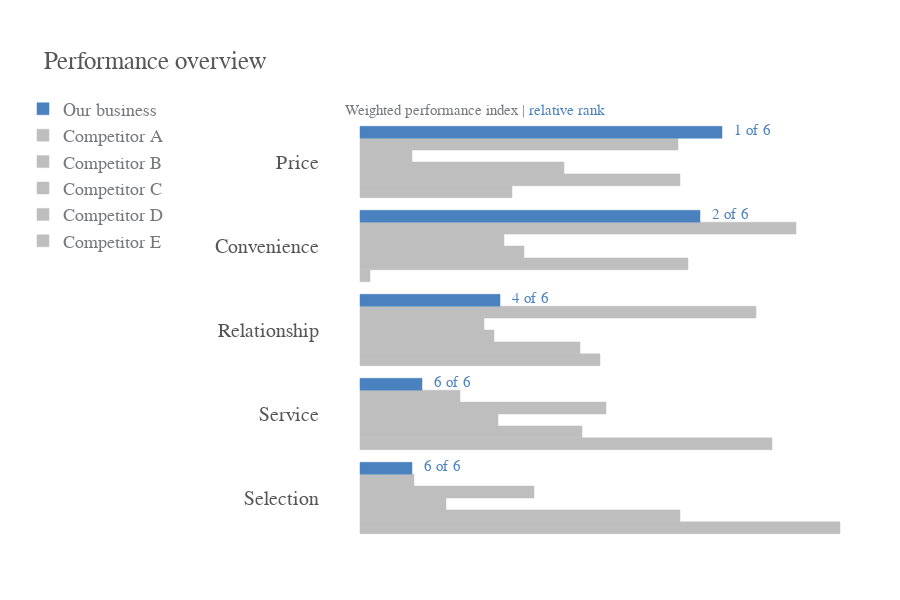

The notebook cell this image was saved under:
### Markdown cell above
## Data Visualization

### Code cell
fig = go.Figure()

# Plot -------------------------
fig.add_bar(
    y=df['Category'],
    x=df['Competitor E'],
    orientation='h',
    marker=dict(color=GRAY9, line=dict(color=GRAY9)),
    name='Competitor E'
)

fig.add_bar(
    y=df['Category'],
    x=df['Competitor D'],
    orientation='h',
    marker=dict(color=GRAY9, line=dict(color=GRAY9)),
    name='Competitor D'
)

fig.add_bar(
    y=df['Category'],
    x=df['Competitor C'],
    orientation='h',
    marker=dict(color=GRAY9, line=dict(color=GRAY9)),
    name='Competitor C'
)

fig.add_bar(
    y=df['Category'],
    x=df['Competitor B'],
    orientation='h',
    marker=dict(color=GRAY9, line=dict(color=GRAY9)),
    name='Competitor B'
)

fig.add_bar(
    y=df['Category'],
    x=df['Competitor A'],
    orientation='h',
    marker=dict(color=GRAY9, line=dict(color=GRAY9)),
    name='Competitor A'
)

fig.add_bar(
    y=df['Category'],
    x=df['Our business'],
    orientation='h',
    marker=dict(color=BLUE2, line=dict(color=BLUE2)),
    name='Our business'
)

# Annotation -------------------
for i in range(5):
    fig.add_annotation(
        text=df['Rank'][5 - i - 1],
        font=dict(color=BLUE2, size=15, family="Arial"),
        y=i,
        x=df['Our business'][5 - i - 1],
        yshift=32,
        xshift=30,
        showarrow=False,
    )
    

# Text -------------------------
fig.add_annotation(
    text="Performance overview",
    font=dict(color=GRAY3, size=25, family="Arial"),
    x=-0.2,
    y=4.25,
    xshift=-165,
    yshift=80,
    showarrow=False,
)

fig.add_annotation(
    text=f"Weighted performance index | <span style='color: {BLUE2};'>relative rank</span>",
    font=dict(color=GRAY5, size=15, family="Arial"),
    x=-0.2,
    y=4.5,
    xshift=155,
    yshift=10,
    showarrow=False,
)

# Layout -----------------------
fig.update_layout(
    width=900,
    height=600,
    margin=dict(t=120, b=60, l=320, r=40),
    legend=dict(
        font=dict(color=GRAY5, size=18, family="Arial"),
        traceorder='reversed',
        x=-0.55,
        y=1.07,
    ),
    showlegend=True,
    paper_bgcolor="white",
    plot_bgcolor="white",
    barmode='group',
    bargap=0.15,
    bargroupgap=0.0,
)

fig.update_xaxes(
    tickfont=dict(color=GRAY7, size=15, family="Arial"),
    tickcolor=GRAY7,
    showticklabels=False,
    range=[-0.2, 2.5]
)

fig.update_yaxes(
    tickfont=dict(color=GRAY3, size=20, family="Arial"),
    tickcolor=GRAY7,
    range=[-0.5, 4.5]
)

### Figure 1 — Plotly figure (JSON) as saved in the notebook; plotly's stock layout.template omitted (floating-point values rounded to 4 significant figures)
{"data": [{"marker": {"color": "#BFBEBE", "line": {"color": "#BFBEBE"}}, "name": "Competitor E", "orientation": "h", "type": "bar", "x": [2.4, 2.06, 1.2, 0.05, 0.76], "y": ["Selection", "Service", "Relationship", "Convenience", "Price"]}, {"marker": {"color": "#BFBEBE", "line": {"color": "#BFBEBE"}}, "name": "Competitor D", "orientation": "h", "type": "bar", "x": [1.6, 1.11, 1.1, 1.64, 1.6], "y": ["Selection", "Service", "Relationship", "Convenience", "Price"]}, {"marker": {"color": "#BFBEBE", "line": {"color": "#BFBEBE"}}, "name": "Competitor C", "orientation": "h", "type": "bar", "x": [0.43, 0.69, 0.67, 0.82, 1.02], "y": ["Selection", "Service", "Relationship", "Convenience", "Price"]}, {"marker": {"color": "#BFBEBE", "line": {"color": "#BFBEBE"}}, "name": "Competitor B", "orientation": "h", "type": "bar", "x": [0.87, 1.23, 0.62, 0.72, 0.26], "y": ["Selection", "Service", "Relationship", "Convenience", "Price"]}, {"marker": {"color": "#BFBEBE", "line": {"color": "#BFBEBE"}}, "name": "Competitor A", "orientation": "h", "type": "bar", "x": [0.27, 0.5, 1.98, 2.18, 1.59], "y": ["Selection", "Service", "Relationship", "Convenience", "Price"]}, {"marker": {"color": "#4A81BF", "line": {"color": "#4A81BF"}}, "name": "Our business", "orientation": "h", "type": "bar", "x": [0.26, 0.31, 0.7, 1.7, 1.81], "y": ["Selection", "Service", "Relationship", "Convenience", "Price"]}], "layout": {"annotations": [{"font": {"color": "#4A81BF", "family": "Arial", "size": 15}, "showarrow": false, "text": "6 of 6", "x": 0.26, "xshift": 30, "y": 0, "yshift": 32}, {"font": {"color": "#4A81BF", "family": "Arial", "size": 15}, "showarrow": false, "text": "6 of 6", "x": 0.31, "xshift": 30, "y": 1, "yshift": 32}, {"font": {"color": "#4A81BF", "family": "Arial", "size": 15}, "showarrow": false, "text": "4 of 6", "x": 0.7, "xshift": 30, "y": 2, "yshift": 32}, {"font": {"color": "#4A81BF", "family": "Arial", "size": 15}, "showarrow": false, "text": "2 of 6", "x": 1.7, "xshift": 30, "y": 3, "yshift": 32}, {"font": {"color": "#4A81BF", "family": "Arial", "size": 15}, "showarrow": false, "text": "1 of 6", "x": 1.81, "xshift": 30, "y": 4, "yshift": 32}, {"font": {"color": "#555655", "family": "Arial", "size": 25}, "showarrow": false, "text": "Performance overview", "x": -0.2, "xshift": -165, "y": 4.25, "yshift": 80}, {"font": {"color": "#76787B", "family": "Arial", "size": 15}, "showarrow": false, "text": "Weighted performance index | <span style='color: #4A81BF;'>relative rank</span>", "x": -0.2, "xshift": 155, "y": 4.5, "yshift": 10}], "bargap": 0.15, "bargroupgap": 0, "barmode": "group", "height": 600, "legend": {"font": {"color": "#76787B", "family": "Arial", "size": 18}, "traceorder": "reversed", "x": -0.55, "y": 1.07}, "margin": {"b": 60, "l": 320, "r": 40, "t": 120}, "paper_bgcolor": "white", "plot_bgcolor": "white", "showlegend": true, "width": 900, "xaxis": {"range": [-0.2, 2.5], "showticklabels": false, "tickcolor": "#929497", "tickfont": {"color": "#929497", "family": "Arial", "size": 15}}, "yaxis": {"range": [-0.5, 4.5], "tickcolor": "#929497", "tickfont": {"color": "#555655", "family": "Arial", "size": 20}}}}
